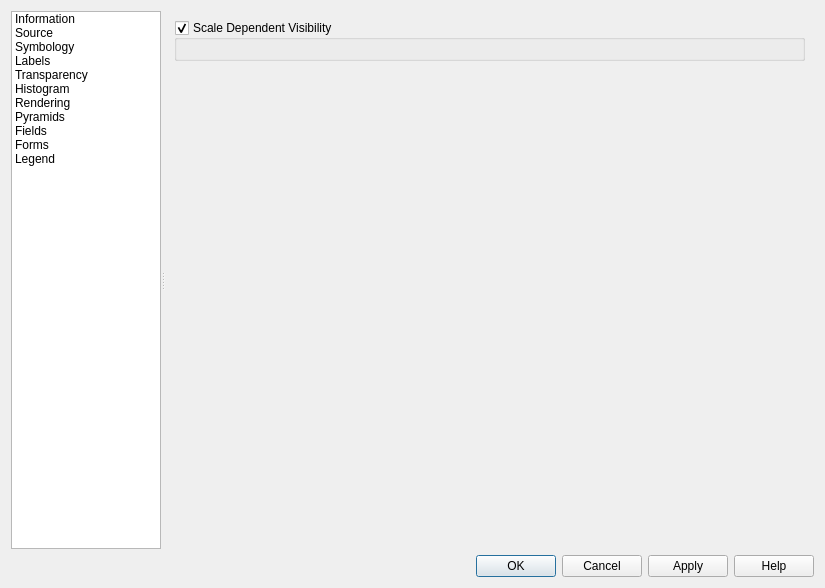
<?xml version="1.0" encoding="UTF-8"?>
<ui version="4.0">
 <class>QgsVectorLayerPropertiesBase</class>
 <widget class="QDialog" name="QgsVectorLayerPropertiesBase">
  <property name="geometry">
   <rect>
    <x>0</x>
    <y>0</y>
    <width>825</width>
    <height>588</height>
   </rect>
  </property>
  <property name="minimumSize">
   <size>
    <width>825</width>
    <height>0</height>
   </size>
  </property>
  <property name="windowTitle">
   <string>Layer Properties</string>
  </property>
  <property name="windowIcon">
   <iconset resource="../../../../QGIS/images/images.qrc">
    <normaloff>:/images/icons/qgis-icon-16x16.png</normaloff>:/images/icons/qgis-icon-16x16.png</iconset>
  </property>
  <layout class="QVBoxLayout" name="verticalLayout">
   <item>
    <widget class="QSplitter" name="mOptionsSplitter">
     <property name="orientation">
      <enum>Qt::Horizontal</enum>
     </property>
     <property name="childrenCollapsible">
      <bool>false</bool>
     </property>
     <widget class="QFrame" name="mOptionsListFrame">
      <property name="minimumSize">
       <size>
        <width>0</width>
        <height>0</height>
       </size>
      </property>
      <property name="frameShape">
       <enum>QFrame::NoFrame</enum>
      </property>
      <property name="frameShadow">
       <enum>QFrame::Raised</enum>
      </property>
      <layout class="QVBoxLayout" name="verticalLayout_2">
       <property name="leftMargin">
        <number>0</number>
       </property>
       <property name="topMargin">
        <number>0</number>
       </property>
       <property name="rightMargin">
        <number>0</number>
       </property>
       <property name="bottomMargin">
        <number>0</number>
       </property>
       <item>
        <widget class="QListWidget" name="mOptionsListWidget">
         <property name="minimumSize">
          <size>
           <width>58</width>
           <height>0</height>
          </size>
         </property>
         <property name="maximumSize">
          <size>
           <width>150</width>
           <height>16777215</height>
          </size>
         </property>
         <property name="horizontalScrollBarPolicy">
          <enum>Qt::ScrollBarAlwaysOff</enum>
         </property>
         <property name="editTriggers">
          <set>QAbstractItemView::NoEditTriggers</set>
         </property>
         <property name="iconSize">
          <size>
           <width>32</width>
           <height>32</height>
          </size>
         </property>
         <property name="textElideMode">
          <enum>Qt::ElideNone</enum>
         </property>
         <property name="resizeMode">
          <enum>QListView::Adjust</enum>
         </property>
         <property name="wordWrap">
          <bool>true</bool>
         </property>
         <item>
          <property name="text">
           <string>Information</string>
          </property>
          <property name="icon">
           <iconset resource="../../../../QGIS/images/images.qrc">
            <normaloff>:/images/themes/default/mActionPropertiesWidget.svg</normaloff>:/images/themes/default/mActionPropertiesWidget.svg</iconset>
          </property>
         </item>
         <item>
          <property name="text">
           <string>Source</string>
          </property>
          <property name="toolTip">
           <string>General</string>
          </property>
          <property name="icon">
           <iconset resource="../../../../QGIS/images/images.qrc">
            <normaloff>:/images/themes/default/propertyicons/system.svg</normaloff>:/images/themes/default/propertyicons/system.svg</iconset>
          </property>
         </item>
         <item>
          <property name="text">
           <string>Symbology</string>
          </property>
          <property name="toolTip">
           <string>Symbology</string>
          </property>
          <property name="icon">
           <iconset resource="../../../../QGIS/images/images.qrc">
            <normaloff>:/images/themes/default/propertyicons/symbology.svg</normaloff>:/images/themes/default/propertyicons/symbology.svg</iconset>
          </property>
         </item>
         <item>
          <property name="text">
           <string>Labels</string>
          </property>
          <property name="icon">
           <iconset resource="../../../../QGIS/images/images.qrc">
            <normaloff>:/images/themes/default/mActionLabeling.svg</normaloff>:/images/themes/default/mActionLabeling.svg</iconset>
          </property>
         </item>
         <item>
          <property name="text">
           <string>Transparency</string>
          </property>
          <property name="icon">
           <iconset resource="../../../../QGIS/images/images.qrc">
            <normaloff>:/images/themes/default/propertyicons/transparency.svg</normaloff>:/images/themes/default/propertyicons/transparency.svg</iconset>
          </property>
         </item>
         <item>
          <property name="text">
           <string>Histogram</string>
          </property>
          <property name="icon">
           <iconset resource="../../../../QGIS/images/images.qrc">
            <normaloff>:/images/themes/default/propertyicons/histogram.svg</normaloff>:/images/themes/default/propertyicons/histogram.svg</iconset>
          </property>
         </item>
         <item>
          <property name="text">
           <string>Rendering</string>
          </property>
          <property name="icon">
           <iconset resource="../../../../QGIS/images/images.qrc">
            <normaloff>:/images/themes/default/propertyicons/rendering.svg</normaloff>:/images/themes/default/propertyicons/rendering.svg</iconset>
          </property>
         </item>
         <item>
          <property name="text">
           <string>Pyramids</string>
          </property>
          <property name="icon">
           <iconset resource="../../../../QGIS/images/images.qrc">
            <normaloff>:/images/themes/default/propertyicons/pyramids.svg</normaloff>:/images/themes/default/propertyicons/pyramids.svg</iconset>
          </property>
         </item>
         <item>
          <property name="text">
           <string>Fields</string>
          </property>
          <property name="toolTip">
           <string>Fields</string>
          </property>
          <property name="icon">
           <iconset resource="../../../../QGIS/images/images.qrc">
            <normaloff>:/images/themes/default/mSourceFields.svg</normaloff>:/images/themes/default/mSourceFields.svg</iconset>
          </property>
         </item>
         <item>
          <property name="text">
           <string>Forms</string>
          </property>
          <property name="icon">
           <iconset resource="../../../../QGIS/images/images.qrc">
            <normaloff>:/images/themes/default/mActionFormView.svg</normaloff>:/images/themes/default/mActionFormView.svg</iconset>
          </property>
         </item>
         <item>
          <property name="text">
           <string>Legend</string>
          </property>
          <property name="icon">
           <iconset resource="../../../../QGIS/images/images.qrc">
            <normaloff>:/images/themes/default/legend.svg</normaloff>:/images/themes/default/legend.svg</iconset>
          </property>
         </item>
        </widget>
       </item>
      </layout>
     </widget>
     <widget class="QFrame" name="mOptionsFrame">
      <property name="sizePolicy">
       <sizepolicy hsizetype="Expanding" vsizetype="Preferred">
        <horstretch>1</horstretch>
        <verstretch>0</verstretch>
       </sizepolicy>
      </property>
      <property name="frameShape">
       <enum>QFrame::NoFrame</enum>
      </property>
      <property name="frameShadow">
       <enum>QFrame::Raised</enum>
      </property>
      <layout class="QVBoxLayout" name="verticalLayout_3">
       <property name="leftMargin">
        <number>0</number>
       </property>
       <property name="topMargin">
        <number>0</number>
       </property>
       <property name="rightMargin">
        <number>0</number>
       </property>
       <property name="bottomMargin">
        <number>0</number>
       </property>
       <item>
        <widget class="QStackedWidget" name="mOptionsStackedWidget">
         <property name="sizePolicy">
          <sizepolicy hsizetype="Expanding" vsizetype="Expanding">
           <horstretch>0</horstretch>
           <verstretch>0</verstretch>
          </sizepolicy>
         </property>
         <property name="currentIndex">
          <number>6</number>
         </property>
         <widget class="QWidget" name="pageInformation">
          <layout class="QVBoxLayout" name="verticalLayout_14">
           <property name="leftMargin">
            <number>0</number>
           </property>
           <property name="topMargin">
            <number>0</number>
           </property>
           <property name="rightMargin">
            <number>0</number>
           </property>
           <property name="bottomMargin">
            <number>0</number>
           </property>
           <item>
            <widget class="QTextBrowser" name="mMetadataViewer">
             <property name="frameShape">
              <enum>QFrame::NoFrame</enum>
             </property>
            </widget>
           </item>
          </layout>
         </widget>
         <widget class="QWidget" name="pageSource">
          <layout class="QVBoxLayout" name="verticalLayout_5">
           <item>
            <widget class="QgsCollapsibleGroupBox" name="gbSourceSettings">
             <property name="title">
              <string>Settings</string>
             </property>
             <layout class="QVBoxLayout" name="verticalLayout_7">
              <item>
               <layout class="QHBoxLayout" name="horizontalLayout">
                <item>
                 <widget class="QLabel" name="label">
                  <property name="text">
                   <string>Layer name</string>
                  </property>
                 </widget>
                </item>
                <item>
                 <widget class="QLineEdit" name="tbLayerName"/>
                </item>
                <item>
                 <widget class="QLabel" name="label_2">
                  <property name="text">
                   <string>displayed as</string>
                  </property>
                 </widget>
                </item>
                <item>
                 <widget class="QLineEdit" name="tbLayerDisplayName">
                  <property name="styleSheet">
                   <string notr="true">color: #505050;
background-color: #F0F0F0;
border: 1px solid #B0B0B0;
border-radius: 2px;</string>
                  </property>
                  <property name="readOnly">
                   <bool>true</bool>
                  </property>
                 </widget>
                </item>
               </layout>
              </item>
             </layout>
            </widget>
           </item>
           <item>
            <widget class="QgsCollapsibleGroupBox" name="gbSourceCRS">
             <property name="title">
              <string>Coordinate Reference System</string>
             </property>
             <layout class="QVBoxLayout" name="verticalLayout_6">
              <item>
               <widget class="QLabel" name="label_3">
                <property name="text">
                 <string>Set source coordinate reference system</string>
                </property>
               </widget>
              </item>
              <item>
               <widget class="QgsProjectionSelectionWidget" name="mCRS"/>
              </item>
             </layout>
            </widget>
           </item>
           <item>
            <spacer name="verticalSpacer">
             <property name="orientation">
              <enum>Qt::Vertical</enum>
             </property>
             <property name="sizeHint" stdset="0">
              <size>
               <width>20</width>
               <height>40</height>
              </size>
             </property>
            </spacer>
           </item>
          </layout>
         </widget>
         <widget class="QWidget" name="pageSymbology">
          <layout class="QVBoxLayout" name="verticalLayout_11">
           <property name="leftMargin">
            <number>0</number>
           </property>
           <property name="topMargin">
            <number>0</number>
           </property>
           <property name="rightMargin">
            <number>0</number>
           </property>
           <property name="bottomMargin">
            <number>0</number>
           </property>
           <item>
            <widget class="QScrollArea" name="symbologyScrollArea">
             <property name="frameShape">
              <enum>QFrame::NoFrame</enum>
             </property>
             <property name="sizeAdjustPolicy">
              <enum>QAbstractScrollArea::AdjustToContents</enum>
             </property>
             <property name="widgetResizable">
              <bool>true</bool>
             </property>
             <widget class="QWidget" name="symbologyWidget">
              <property name="geometry">
               <rect>
                <x>0</x>
                <y>0</y>
                <width>652</width>
                <height>541</height>
               </rect>
              </property>
              <layout class="QVBoxLayout" name="verticalLayout_18">
               <property name="leftMargin">
                <number>0</number>
               </property>
               <property name="topMargin">
                <number>0</number>
               </property>
               <property name="rightMargin">
                <number>0</number>
               </property>
               <property name="bottomMargin">
                <number>0</number>
               </property>
              </layout>
             </widget>
            </widget>
           </item>
          </layout>
         </widget>
         <widget class="QWidget" name="pageLabels">
          <layout class="QVBoxLayout" name="verticalLayout_17">
           <item>
            <widget class="QFrame" name="labelingFrame">
             <property name="frameShape">
              <enum>QFrame::StyledPanel</enum>
             </property>
             <property name="frameShadow">
              <enum>QFrame::Raised</enum>
             </property>
            </widget>
           </item>
          </layout>
         </widget>
         <widget class="QWidget" name="pageTransparency">
          <layout class="QVBoxLayout" name="verticalLayout_8"/>
         </widget>
         <widget class="QWidget" name="pageHistogram">
          <layout class="QVBoxLayout" name="verticalLayout_9">
           <item>
            <widget class="QScrollArea" name="histogramScrollArea">
             <property name="frameShape">
              <enum>QFrame::NoFrame</enum>
             </property>
             <property name="widgetResizable">
              <bool>true</bool>
             </property>
             <widget class="QWidget" name="histogramScrollAreaWidget">
              <property name="geometry">
               <rect>
                <x>0</x>
                <y>0</y>
                <width>634</width>
                <height>523</height>
               </rect>
              </property>
             </widget>
            </widget>
           </item>
          </layout>
         </widget>
         <widget class="QWidget" name="pageRendering">
          <layout class="QVBoxLayout" name="verticalLayout_16">
           <item>
            <widget class="QgsCollapsibleGroupBox" name="gbRenderingScale">
             <property name="title">
              <string>Scale Dependent Visibility</string>
             </property>
             <property name="checkable">
              <bool>true</bool>
             </property>
             <layout class="QVBoxLayout" name="verticalLayout_13">
              <item>
               <widget class="QgsScaleRangeWidget" name="mScaleRangeWidget"/>
              </item>
             </layout>
            </widget>
           </item>
           <item>
            <spacer name="verticalSpacer_2">
             <property name="orientation">
              <enum>Qt::Vertical</enum>
             </property>
             <property name="sizeHint" stdset="0">
              <size>
               <width>20</width>
               <height>40</height>
              </size>
             </property>
            </spacer>
           </item>
          </layout>
         </widget>
         <widget class="QWidget" name="pagePyramids">
          <layout class="QVBoxLayout" name="verticalLayout_19">
           <item>
            <widget class="QFrame" name="pyramidsFrame">
             <property name="frameShape">
              <enum>QFrame::StyledPanel</enum>
             </property>
             <property name="frameShadow">
              <enum>QFrame::Raised</enum>
             </property>
            </widget>
           </item>
          </layout>
         </widget>
         <widget class="QWidget" name="pageFields">
          <layout class="QVBoxLayout" name="verticalLayout_15">
           <property name="leftMargin">
            <number>0</number>
           </property>
           <property name="topMargin">
            <number>0</number>
           </property>
           <property name="rightMargin">
            <number>0</number>
           </property>
           <property name="bottomMargin">
            <number>0</number>
           </property>
           <item>
            <widget class="QScrollArea" name="scrollArea_5">
             <property name="frameShape">
              <enum>QFrame::NoFrame</enum>
             </property>
             <property name="widgetResizable">
              <bool>true</bool>
             </property>
             <widget class="QWidget" name="scrollAreaWidgetContents_5">
              <property name="geometry">
               <rect>
                <x>0</x>
                <y>0</y>
                <width>652</width>
                <height>541</height>
               </rect>
              </property>
              <layout class="QVBoxLayout" name="verticalLayout_20">
               <property name="leftMargin">
                <number>0</number>
               </property>
               <property name="topMargin">
                <number>0</number>
               </property>
               <property name="rightMargin">
                <number>0</number>
               </property>
               <property name="bottomMargin">
                <number>0</number>
               </property>
               <item>
                <widget class="QFrame" name="mFieldsFrame">
                 <property name="frameShape">
                  <enum>QFrame::NoFrame</enum>
                 </property>
                 <property name="frameShadow">
                  <enum>QFrame::Plain</enum>
                 </property>
                </widget>
               </item>
              </layout>
             </widget>
            </widget>
           </item>
          </layout>
         </widget>
         <widget class="QWidget" name="pageForms">
          <layout class="QVBoxLayout" name="verticalLayout_4" stretch="0">
           <property name="spacing">
            <number>2</number>
           </property>
           <property name="leftMargin">
            <number>2</number>
           </property>
           <property name="topMargin">
            <number>2</number>
           </property>
           <property name="rightMargin">
            <number>2</number>
           </property>
           <property name="bottomMargin">
            <number>2</number>
           </property>
           <item>
            <widget class="LayerFieldConfigEditorWidget" name="mLayerFieldConfigEditorWidget" native="true"/>
           </item>
          </layout>
         </widget>
         <widget class="QWidget" name="pageLegend">
          <layout class="QVBoxLayout" name="verticalLayout_12">
           <item>
            <widget class="QGroupBox" name="groupBox">
             <property name="title">
              <string>Embedded widgets in legend</string>
             </property>
             <layout class="QVBoxLayout" name="verticalLayout_10">
              <item>
               <widget class="QgsLayerTreeEmbeddedConfigWidget" name="legendWidget" native="true"/>
              </item>
             </layout>
            </widget>
           </item>
          </layout>
         </widget>
        </widget>
       </item>
      </layout>
     </widget>
    </widget>
   </item>
   <item>
    <widget class="QFrame" name="mButtonBoxFrame">
     <property name="sizePolicy">
      <sizepolicy hsizetype="Preferred" vsizetype="Maximum">
       <horstretch>0</horstretch>
       <verstretch>0</verstretch>
      </sizepolicy>
     </property>
     <property name="frameShape">
      <enum>QFrame::NoFrame</enum>
     </property>
     <property name="frameShadow">
      <enum>QFrame::Raised</enum>
     </property>
     <layout class="QGridLayout" name="gridLayout_btnbox">
      <property name="leftMargin">
       <number>0</number>
      </property>
      <property name="topMargin">
       <number>0</number>
      </property>
      <property name="rightMargin">
       <number>0</number>
      </property>
      <property name="bottomMargin">
       <number>0</number>
      </property>
      <item row="2" column="1" colspan="4">
       <widget class="QDialogButtonBox" name="buttonBox">
        <property name="orientation">
         <enum>Qt::Horizontal</enum>
        </property>
        <property name="standardButtons">
         <set>QDialogButtonBox::Apply|QDialogButtonBox::Cancel|QDialogButtonBox::Help|QDialogButtonBox::Ok</set>
        </property>
       </widget>
      </item>
     </layout>
    </widget>
   </item>
  </layout>
  <action name="actionLoadStyle">
   <property name="icon">
    <iconset resource="../../../../QGIS/images/images.qrc">
     <normaloff>:/images/themes/default/mActionFileOpen.svg</normaloff>:/images/themes/default/mActionFileOpen.svg</iconset>
   </property>
   <property name="text">
    <string>Load Style</string>
   </property>
  </action>
  <action name="actionSaveStyle">
   <property name="icon">
    <iconset resource="../../../../QGIS/images/images.qrc">
     <normaloff>:/images/themes/default/mActionFileSave.svg</normaloff>:/images/themes/default/mActionFileSave.svg</iconset>
   </property>
   <property name="text">
    <string>Save Style</string>
   </property>
  </action>
  <action name="actionCopyStyle">
   <property name="icon">
    <iconset resource="../../../../QGIS/images/images.qrc">
     <normaloff>:/images/themes/default/mActionEditCopy.svg</normaloff>:/images/themes/default/mActionEditCopy.svg</iconset>
   </property>
   <property name="text">
    <string>Copy Style</string>
   </property>
  </action>
  <action name="actionPasteStyle">
   <property name="icon">
    <iconset resource="../../../../QGIS/images/images.qrc">
     <normaloff>:/images/themes/default/mActionEditPaste.svg</normaloff>:/images/themes/default/mActionEditPaste.svg</iconset>
   </property>
   <property name="text">
    <string>Paste Style</string>
   </property>
  </action>
 </widget>
 <customwidgets>
  <customwidget>
   <class>QgsCollapsibleGroupBox</class>
   <extends>QGroupBox</extends>
   <header>qgscollapsiblegroupbox.h</header>
   <container>1</container>
  </customwidget>
  <customwidget>
   <class>QgsProjectionSelectionWidget</class>
   <extends>QWidget</extends>
   <header>qgsprojectionselectionwidget.h</header>
   <container>1</container>
  </customwidget>
  <customwidget>
   <class>QgsScaleRangeWidget</class>
   <extends>QWidget</extends>
   <header>qgsscalerangewidget.h</header>
  </customwidget>
  <customwidget>
   <class>LayerFieldConfigEditorWidget</class>
   <extends>QWidget</extends>
   <header>qps.layerproperties</header>
   <container>1</container>
  </customwidget>
  <customwidget>
   <class>QgsLayerTreeEmbeddedConfigWidget</class>
   <extends>QWidget</extends>
   <header>qgslayertreeembeddedconfigwidget.h</header>
   <container>1</container>
  </customwidget>
 </customwidgets>
 <tabstops>
  <tabstop>mOptionsListWidget</tabstop>
  <tabstop>symbologyScrollArea</tabstop>
  <tabstop>scrollArea_5</tabstop>
 </tabstops>
 <resources>
  <include location="../../../../QGIS/images/images.qrc"/>
  <include location="../qpsresources.qrc"/>
 </resources>
 <connections>
  <connection>
   <sender>mOptionsListWidget</sender>
   <signal>currentRowChanged(int)</signal>
   <receiver>mOptionsStackedWidget</receiver>
   <slot>setCurrentIndex(int)</slot>
   <hints>
    <hint type="sourcelabel">
     <x>86</x>
     <y>325</y>
    </hint>
    <hint type="destinationlabel">
     <x>794</x>
     <y>14</y>
    </hint>
   </hints>
  </connection>
  <connection>
   <sender>buttonBox</sender>
   <signal>accepted()</signal>
   <receiver>QgsVectorLayerPropertiesBase</receiver>
   <slot>accept()</slot>
   <hints>
    <hint type="sourcelabel">
     <x>541</x>
     <y>568</y>
    </hint>
    <hint type="destinationlabel">
     <x>475</x>
     <y>590</y>
    </hint>
   </hints>
  </connection>
 </connections>
</ui>
